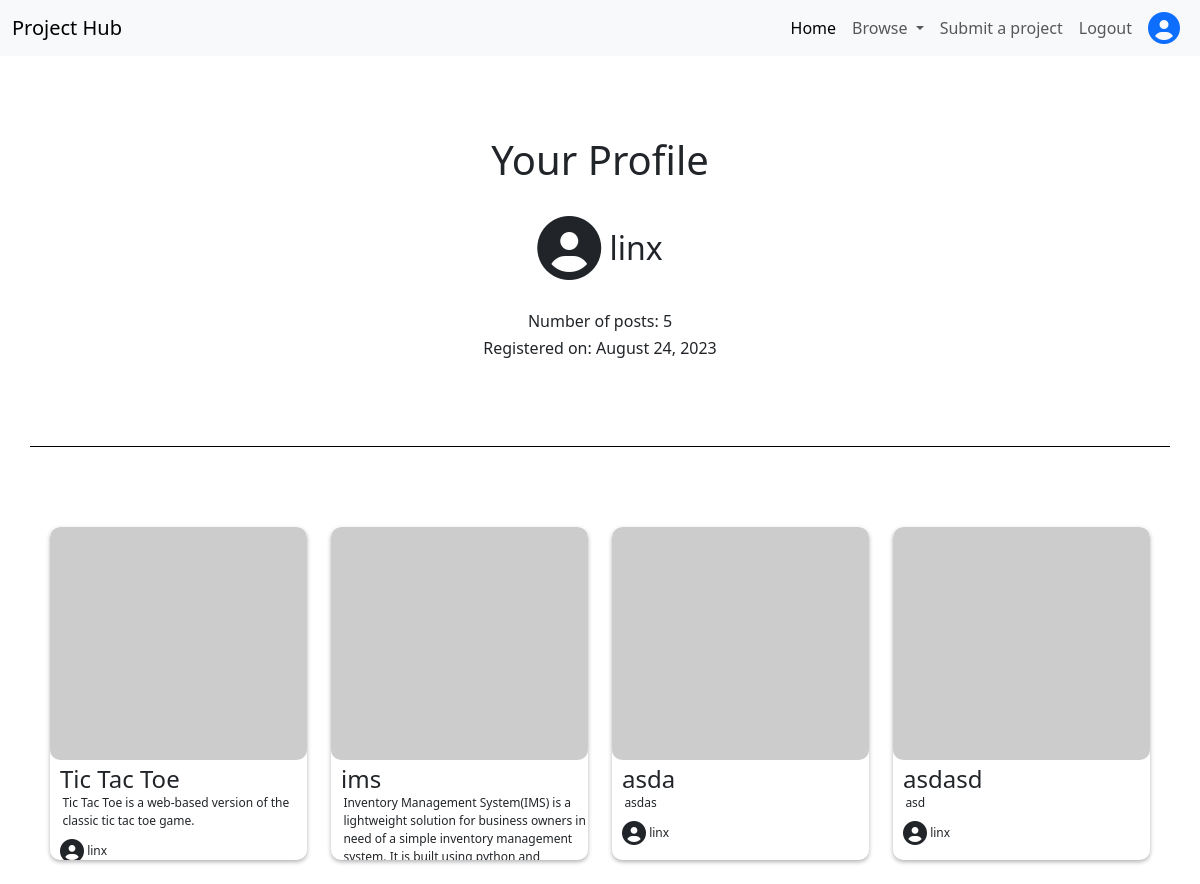
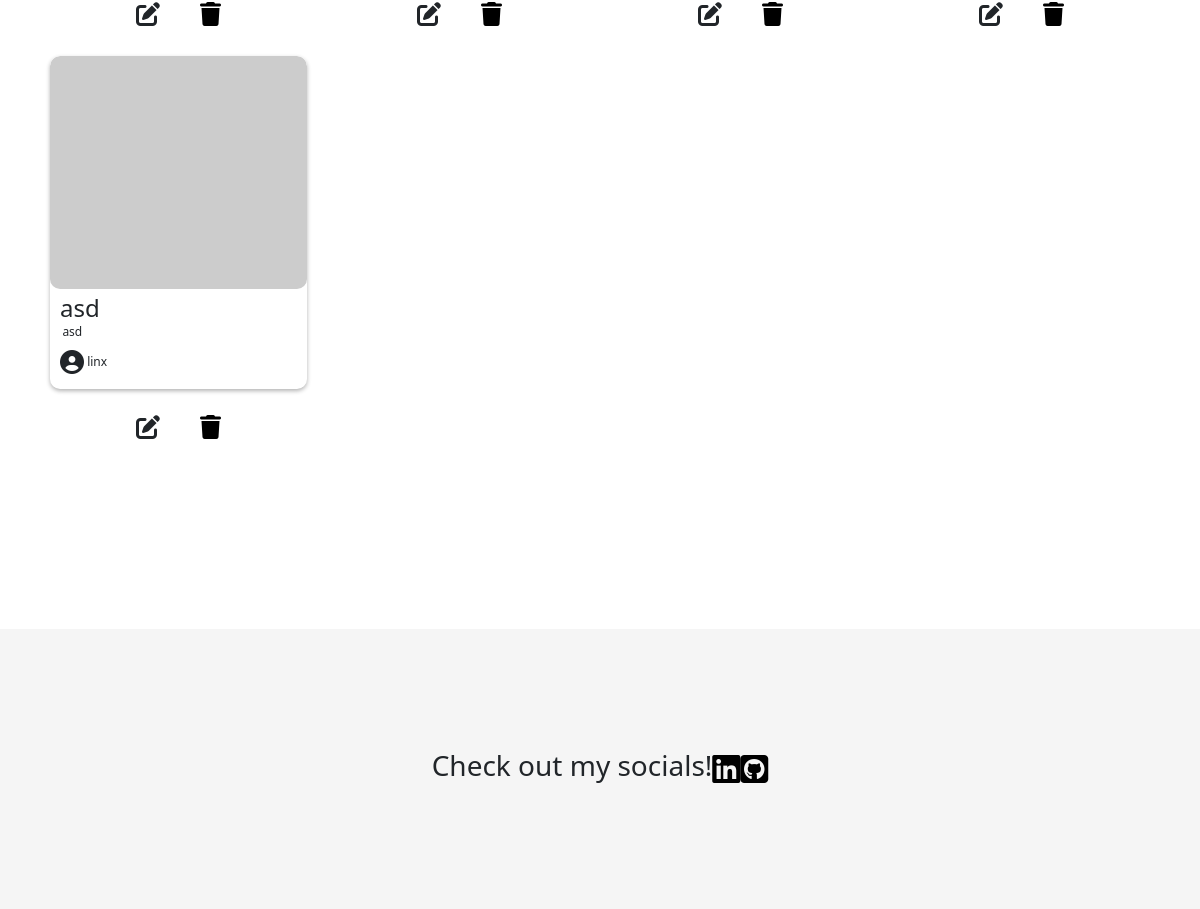
The app's page /profile_page/ (signed in), older data (2 pictures, top to bottom).
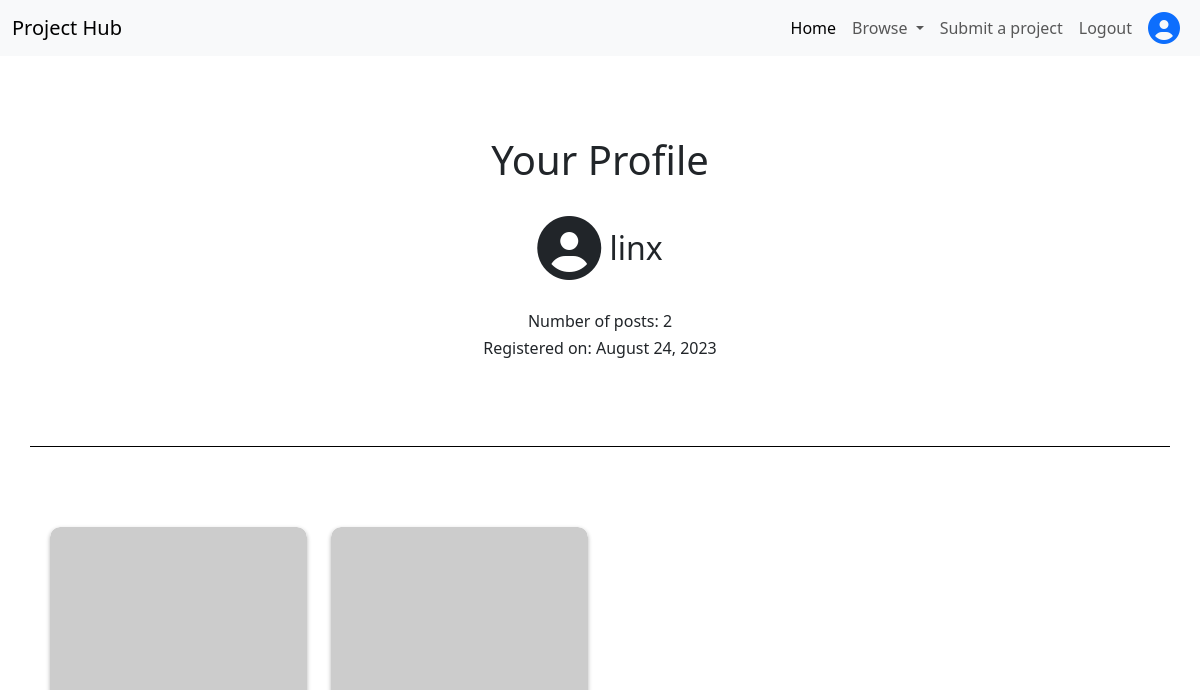
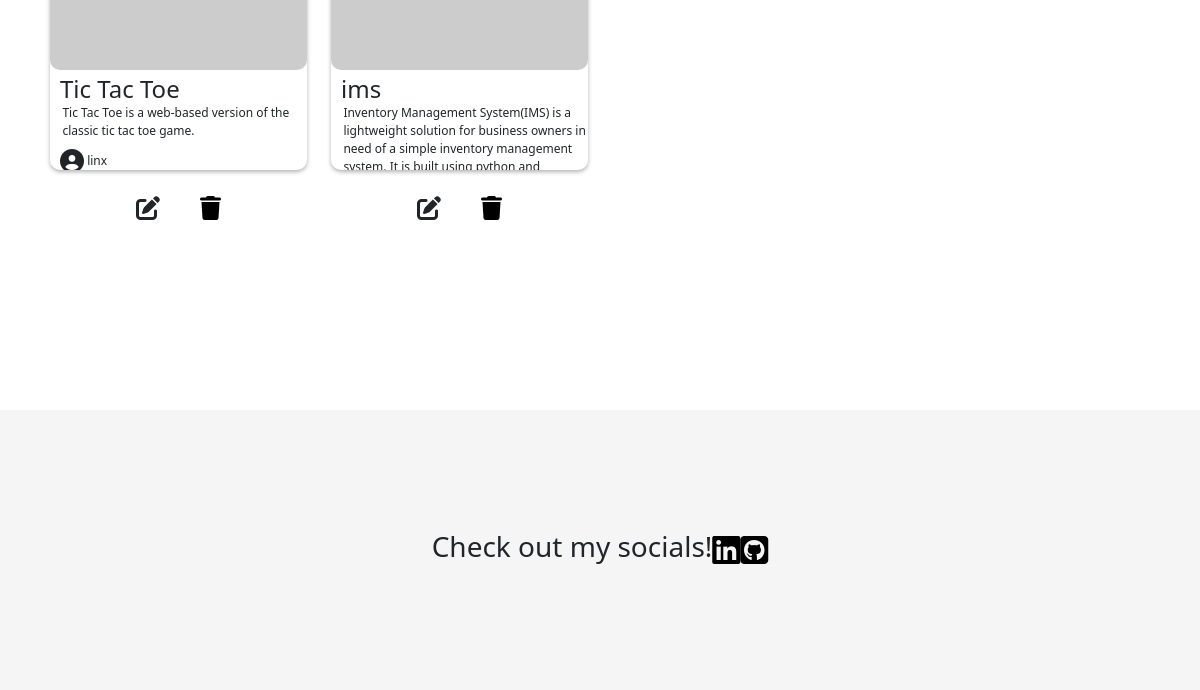
The same page, newer data (2 pictures, top to bottom).
### hub_main/models.py (models this page shows, shortened)
class Post(models.Model):
    title = models.CharField(max_length=200, blank=False)
    slug = models.SlugField(max_length=200, unique=True)
    author = models.ForeignKey(User, on_delete=models.CASCADE, related_name='project_post')
    Category = models.ForeignKey(Category, on_delete=models.CASCADE, related_name='categories')
    created_on = models.DateField(auto_now_add=True)
    description = models.TextField()
    likes = models.ManyToManyField(User, related_name='liked_posts', null=True, blank=True)
    live_link = models.URLField(blank=False)
    github_repo_link = models.URLField()
    class Meta:
        ordering = ['created_on']

### hub_main/views.py (the view)
# urls.py: path('profile_page/', views.profile_page, name='profile_page'),
def profile_page(request):
    context = {
        'posts' : Post.objects.filter(author=request.user),
        'post_count' : Post.objects.filter(author=request.user).count(),
    }
    return render(request, 'profile_page.html', context)

### hub_main/templates/profile_page.html (shortened to what this page needs)
{% extends "base.html" %}
{% load static %}
{% block content %}
<section>
    <div class="container" id="profile-container">
        <h1>Your Profile</h1>
        <div>
            <i class="fa-solid fa-circle-user fa-2xl"></i>
            <span>{{ user }}</span>
        </div>
        <h3>Number of posts: {{ post_count }}</h3>
        <h3>Registered on: {{ user.date_joined|date:"F j, Y" }}</h4>
    </div>
</section>
<section>
    <div class="container-fluid padding-content" id="profile-page-posts">
        <div class="grid">
            <div class="row">
                {% for post in posts %}
                <div class="col-md-3 col-6 profile-post-card">
                    <a href="{% url 'project_details' post.slug %}" style="color:inherit;">
                        <div class="my-card">
                            <img src="https://picsum.photos/500" class="my-card-img" alt="...">
                            <div class="my-card-body">
                                <h5 class="my-card-title">{{ post.title }}</h5>
                                <p class="my-card-text">{{ post.description }}</p>
                                <div class="my-card-author">
                                    <span>{{ post.author }}</span>
                                </div>
                            </div>
                        </div>
                    </a>
                    <div class="post-options">
                        <a class="post-option" style="color: inherit;" href="{% url 'project_update' post.id %}"><i class="fa-solid fa-pen-to-square"></i></a>
                        <button type="button" class="post-option" data-bs-toggle="modal" data-bs-target="#{{ post.slug }}">
                            <i class="fa-solid fa-trash"></i>
                        </button>
                    </div>
                </div>
                {% endfor %}
            </div>
        </div>
    </div>
</section>
{% endblock %}

Row changes from the older to the newer data that the page shows:
removed Post: title "asda", description "asdas", author "linx"
removed Post: title "asdasd", description "asd", author "linx"
removed Post: title "asd", description "asd", author "linx"
Text that changed along with them:
{{ post_count }}: "5" → "2"
